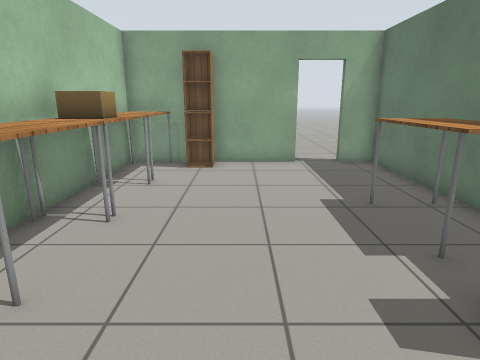
view 1 (above)

15 first-person views from a walk through a Gazebo world. The camera is 1.2 m above the floor, tilts 14° down and sees 75° across. The floor is counted in squares, 0.5 m on a side. Each view is taken from the middle of a square. On the plan, view 1 faces up. The plan holds only what a view shows up to about 19 squares ahead; the rest is blank. Robots are left out. Gazebo's built-in surfaces are drawn with simple patterns.

view 2
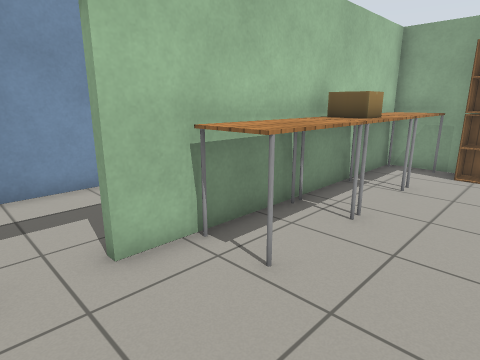

view 3
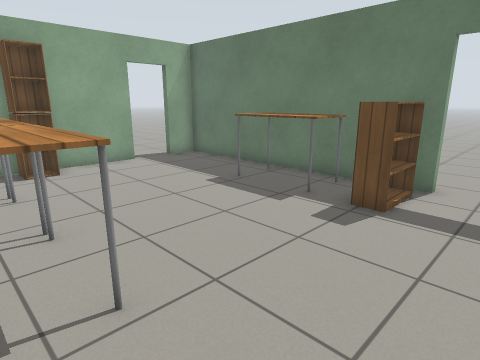

view 4
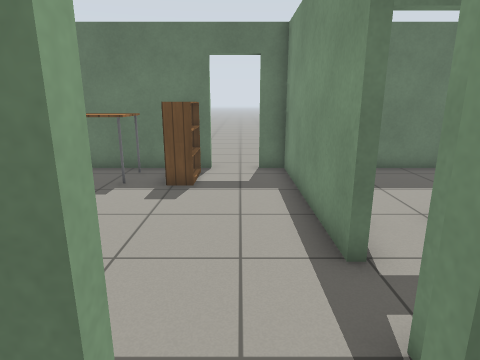

view 5
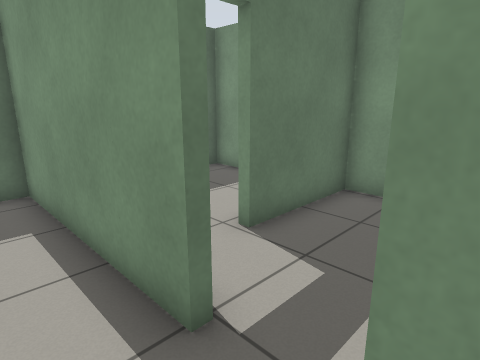

view 6
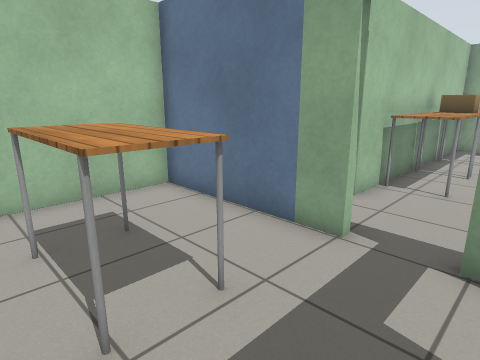

view 7
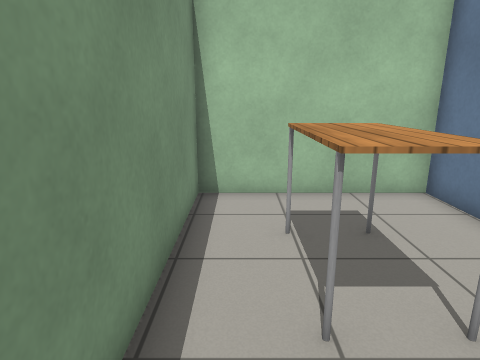

view 8
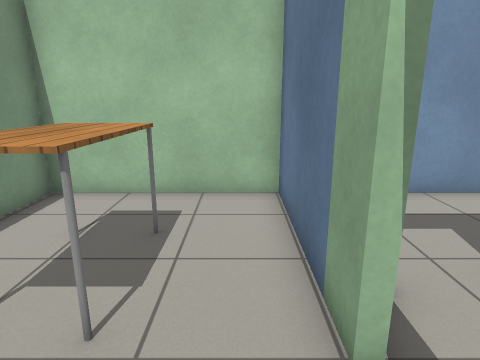

view 9
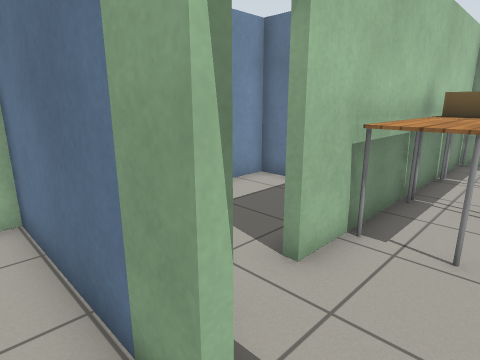

view 10
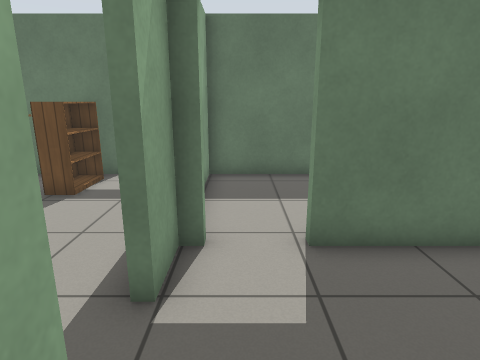

view 11
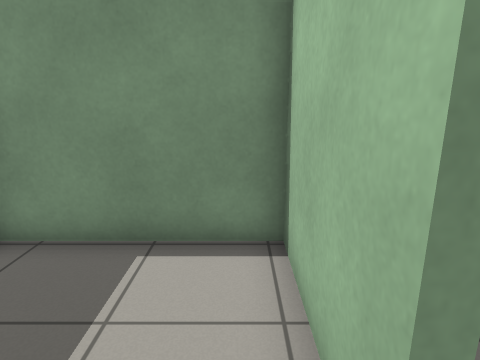

view 12
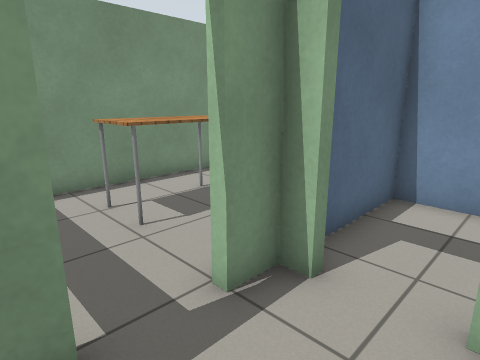

view 13
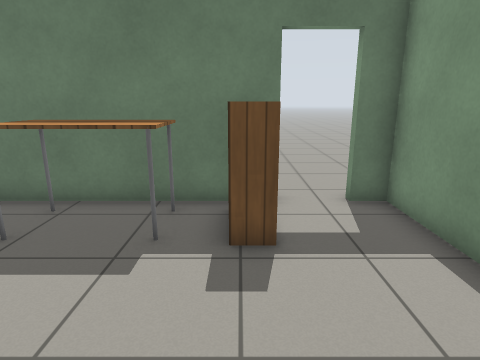

view 14
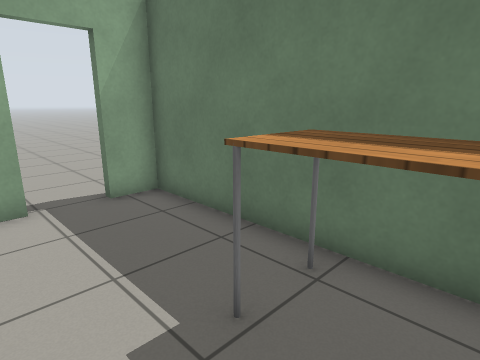

view 15
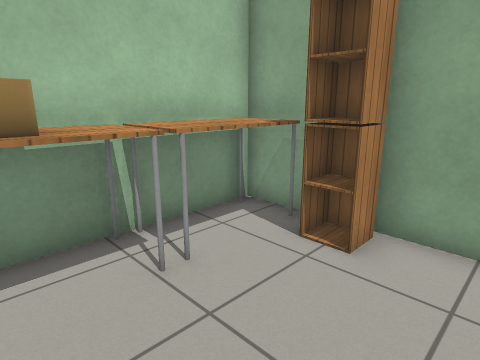

### Floor plan
Ten units are one square. View 1 is at (0, 0); x grows to the right and y downward. Boxes are objects, and circles mark ways between rooms. Rooms are numbered by the first view taken in them; rooms with no view inside come last. Other rooms are left out.
<svg viewBox="-97 -135 159 211">
<path fill="none" stroke="#000" d="M54 -74 54 -127 41 -127M54 -20 54 -45M-16 7 54 7 54 -4M24 -127 -45 -127 -45 -17M-45 1 -45 7 -34 7M-48 -17 -48 -22M-80 -63 -92 -63 -92 7 -58 7M-34 9 -92 9 -92 71 -1 71 -1 31M-1 9 -16 9M2 31 2 71 54 71 54 9 39 9"/>
<rect x="-45" y="-65" width="20" height="40" fill="#bbb"><title>table</title></rect>
<rect x="-45" y="-85" width="20" height="20" fill="#bbb"><title>cardboard box</title></rect>
<rect x="-45" y="-95" width="20" height="10" fill="#bbb"><title>table</title></rect>
<rect x="-45" y="-125" width="20" height="30" fill="#bbb"><title>table</title></rect>
<rect x="-25" y="-125" width="10" height="10" fill="#bbb"><title>cabinet</title></rect>
<rect x="-15" y="-125" width="10" height="10" fill="#bbb"><title>cabinet</title></rect>
<rect x="25" y="-35" width="30" height="10" fill="#bbb"><title>bookshelf</title></rect>
<rect x="25" y="-75" width="30" height="30" fill="#bbb"><title>table</title></rect>
<rect x="-65" y="35" width="30" height="20" fill="#bbb"><title>table</title></rect>
<circle cx="-50" cy="-5" r="3" fill="#2a7"/>
<circle cx="-25" cy="10" r="3" fill="#2a7"/>
<circle cx="0" cy="25" r="3" fill="#2a7"/>
<text x="0" y="-60">1</text>
<text x="-70" y="-30">2</text>
<text x="-50" y="40">3</text>
<text x="20" y="40">4</text>
</svg>
Room 1 opens to room 2. Room 1 opens to room 3. Room 3 opens to room 4.

Where each view was taken, in squares from view 1:
view 1: 0 up, 0 right, facing up
view 2: 0 up, 0 right, facing up-left
view 3: 0 up, 4 left, facing up-right
view 4: 1 up, 6 left, facing right
view 5: 1 up, 4 left, facing down-right
view 6: 6 down, 1 left, facing up-left
view 7: 6 down, 1 left, facing left
view 8: 2 down, 1 left, facing left
view 9: 2 down, 2 left, facing up-left
view 10: 2 down, 5 left, facing right
view 11: 2 down, 1 right, facing down
view 12: 2 up, 1 left, facing down-left
view 13: 3 up, 2 left, facing right
view 14: 5 up, 1 right, facing up-right
view 15: 7 up, 1 right, facing up-left
